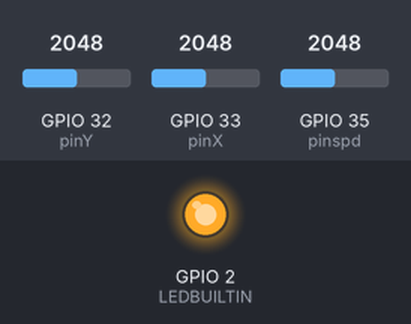
The sketch below on a simulated ESP32. On the bench: output pins drawn as LEDs (lit = HIGH). Inputs (shaded band) come from the test bench; at power-on: GPIO 32 (pinY) = 2048, GPIO 33 (pinX) = 2048, GPIO 35 (pinspd) = 2048. What the sketch prints to the serial monitor is not drawn.

Above: at 0.1 s.
Timing chart, 0 to 1.6 s (numbered marks = the images above):
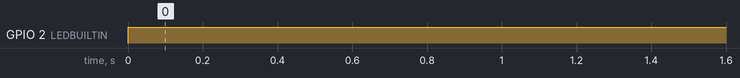

Measured:
- by itself, GPIO 2 (LEDBUILTIN): LOW → HIGH at 0.00 s

The sketch:

Final_Transmitter_code.ino
```cpp
#include <esp_now.h>
#include <WiFi.h>

#define LEDBUILTIN 2
const int pinX = 33;
const int pinY = 32;
const int pinspd = 35;

int XValue = 0;
int YValue = 0;
int spdValue = 0;


// REPLACE WITH YOUR RECEIVER MAC Address
uint8_t broadcastAddress[] =  {0xE4, 0x65, 0xB8, 0x27, 0x63, 0x00};
// Structure example to send data
// Must match the receiver structure
typedef struct struct_message {
  int jystkX;
  int jystkY;
  int spd;
} struct_message;

// Create a struct_message called myData
struct_message myData;

esp_now_peer_info_t peerInfo;

// callback when data is sent
void OnDataSent(const uint8_t *mac_addr, esp_now_send_status_t status) {
  Serial.print("\r\nLast Packet Send Status:\t");
  Serial.println(status == ESP_NOW_SEND_SUCCESS ? "Delivery Success" : "Delivery Fail");
}

void setup() {
  // Init Serial Monitor
  Serial.begin(115200);

  // Set device as a Wi-Fi Station
  WiFi.mode(WIFI_STA);

  // Init ESP-NOW
  if (esp_now_init() != ESP_OK) {
    Serial.println("Error initializing ESP-NOW");
    return;
  }

  // Once ESPNow is successfully Init, we will register for Send CB to
  // get the status of Trasnmitted packet
  esp_now_register_send_cb(OnDataSent);

  // Register peer
  memcpy(peerInfo.peer_addr, broadcastAddress, 6);
  peerInfo.channel = 0;
  peerInfo.encrypt = false;

  // Add peer
  if (esp_now_add_peer(&peerInfo) != ESP_OK){
    Serial.println("Failed to add peer");
    return;
  }
  // Set sensor pins as input
  pinMode(pinX, INPUT);
  pinMode(pinY, INPUT);
  pinMode(pinspd, INPUT);
  pinMode(LEDBUILTIN,OUTPUT);
}

void loop() {
  // Set values to send
  XValue = analogRead(pinX);
  YValue = analogRead(pinY);
  spdValue = analogRead(pinspd);
  myData.jystkX = XValue;
  myData.jystkY = YValue;
  myData.spd = spdValue;
  Serial.print("analX = ");
  Serial.println(myData.jystkX);
  Serial.print("analY = ");
  Serial.println(myData.jystkY);
  Serial.print("speed = ");
  Serial.println(myData.spd);
  Serial.println();

  // Send message via ESP-NOW
  esp_err_t result = esp_now_send(broadcastAddress, (uint8_t *) &myData, sizeof(myData));

  if (result == ESP_OK) {
    Serial.println("Sent with success");
    digitalWrite(LEDBUILTIN,HIGH);

  }
  else {
    Serial.println("Error sending the data");
    digitalWrite(LEDBUILTIN, LOW);

  }
  delay(200);
}
```
